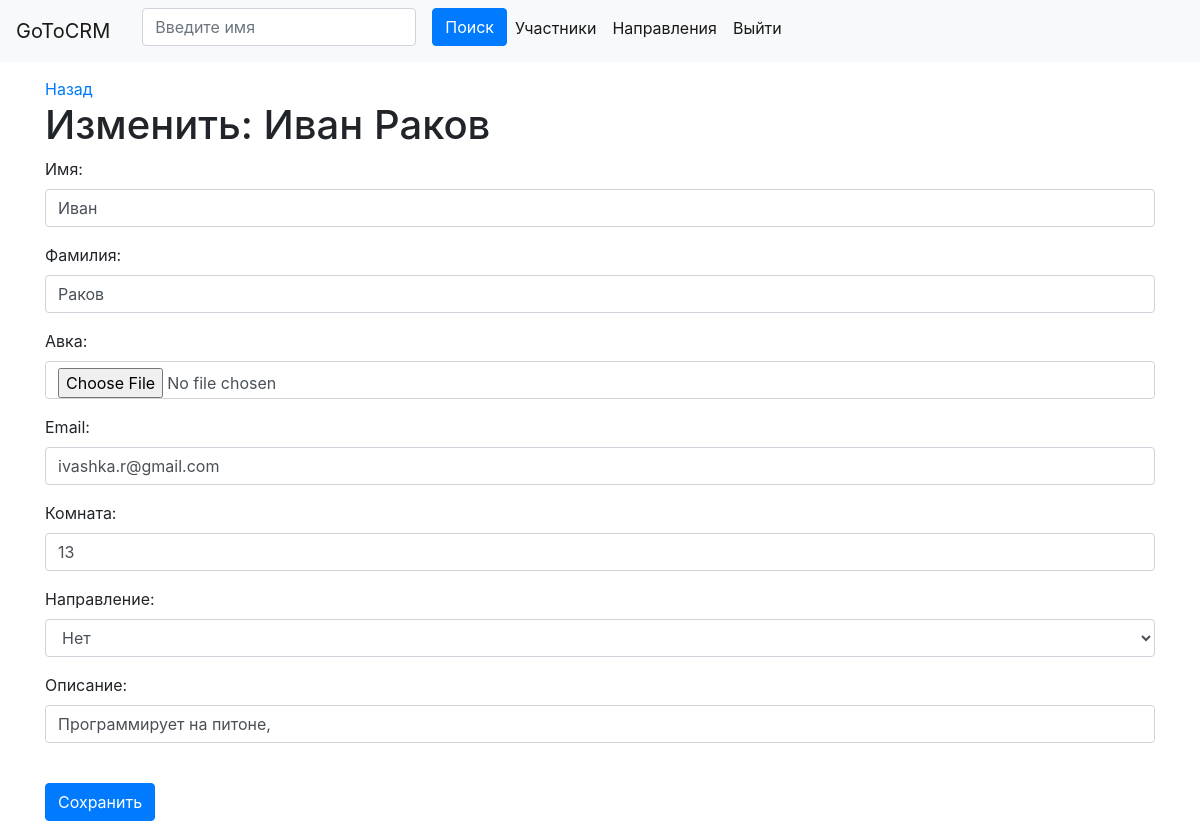
/edit?id=1 (signed in), run on the app's committed database.
### crm/models.py (models this page shows, shortened)
class Student(models.Model):
    name = models.CharField(max_length=30, null=True)
    surname = models.CharField(max_length=30, null=True)
    room = models.IntegerField(null=True)
    email = models.EmailField(null=True)
    description = models.TextField(default="")
    photo = models.FileField(upload_to=get_file_path, null=True)
    course = models.ForeignKey(Course, on_delete=models.SET_NULL, null=True)

### crm/views.py (the view, shortened to what this page needs)
# urls.py: path('edit', edit),
def edit(request):
    if not request.user.is_authenticated:
        return redirect('/login')
    if request.method == 'GET':
        id = request.GET.get('id')
        courses = Course.objects.all()
        student = Student.objects.get(pk=id)
        return render(request, 'edit.html', {'student': student, 'courses': courses})

### crm/templates/edit.html (shortened to what this page needs)
{% extends 'base.html' %}
{% block content %}
<a href="/student?id={{ student.id }}">Назад</a>
<h1>Изменить: {{ student.name }} {{ student.surname }}</h1>
<form action="/edit?id={{ student.id }}" method="post" enctype="multipart/form-data">
    <div class="form-group">
            <label>Имя: </label> <input class="form-control" type="text" name="name" value="{{ student.name }}"/>
    </div>
    <div class="form-group">
        <label>Фамилия: </label> <input class="form-control" type="text" name="surname" value="{{ student.surname }}"/>
    </div>
    <div class="form-group">
        <label>Авка: </label> <input class="form-control" type="file" name="avatar"/>
    </div>
    <div class="form-group">
        <label>Email: </label> <input class="form-control" type="text" name="email" value="{{ student.email }}"/>
    </div>
    <div class="form-group">
        <label>Комната: </label> <input class="form-control" type="text" name="room" value="{{ student.room }}"/>
    </div>
    <div class="form-group">
        <label>Направление:</label>
        <select class="form-control" name="course_id">
            <option value="">Нет</option>
        </select>
    </div>
    <div class="form-group">
        <label>Описание: </label> <input class="form-control" type="text" name="description" value="{{ student.description }}"/>
    </div>
    <br>
    <div class="form-group">
        <input class="btn btn-primary" type="submit" value="Сохранить">
    </div>
</form>
{% endblock %}

### data on the page
Student: name "Иван", surname "Раков", email "ivashka.r@gmail.com", room "13", description "Программирует на питоне,"
